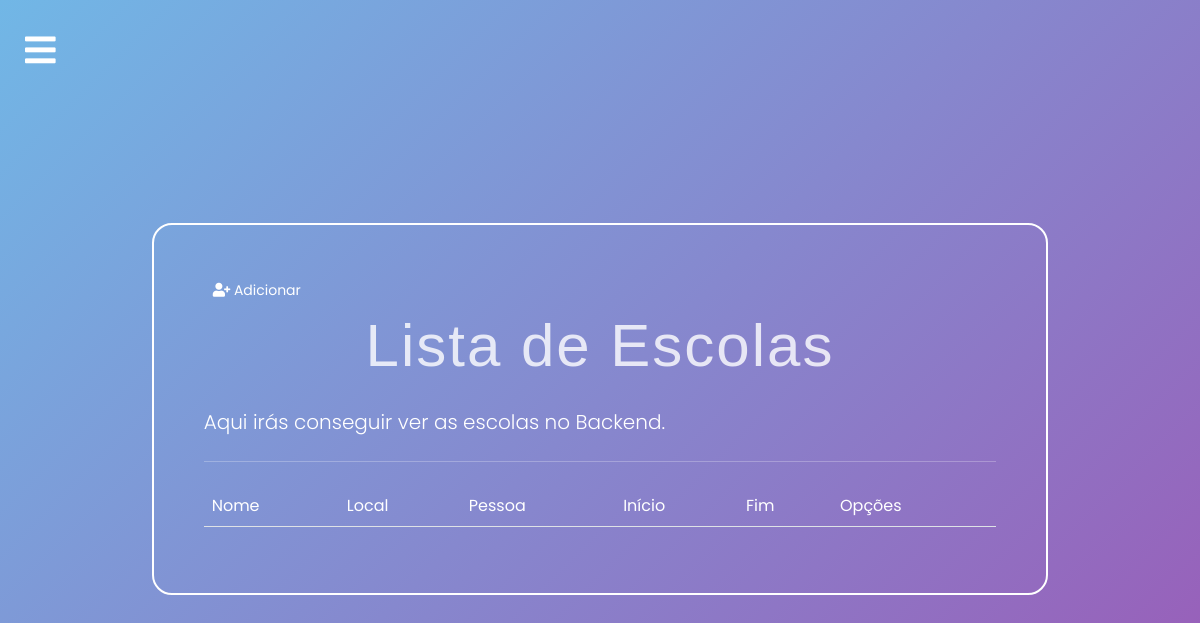
The page /backend/escolas/list/ (signed in) on the database as committed earlier.
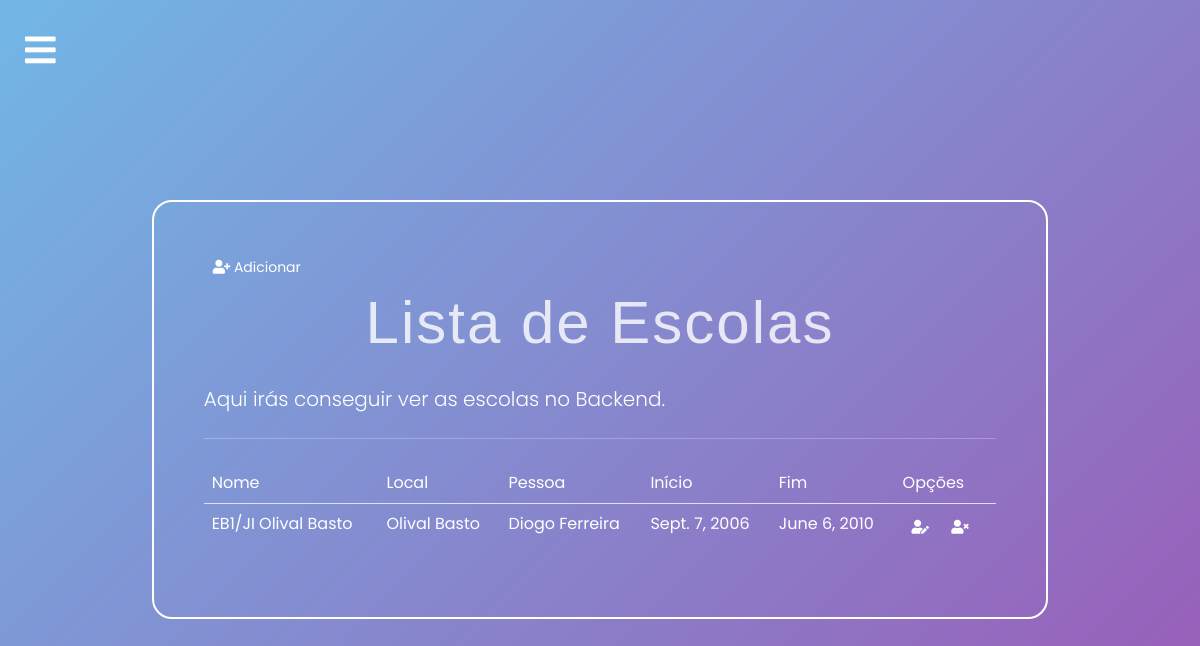
The same page on the database as committed later.
### portofolio/models.py (models this page shows, shortened)
class Escola (models.Model):
    nome = models.CharField(max_length=255)
    local = models.CharField(max_length=255)
    pessoa = models.ForeignKey(Pessoa, on_delete=models.CASCADE)
    inicio = models.DateField()
    fim = models.DateField()
    logo = models.ImageField(upload_to='logos/escola/', null=True, blank=True)

class Pessoa (models.Model):
    nome = models.CharField(max_length=50)
    sobrenome = models.CharField(max_length=50)
    idade = models.IntegerField()
    linkedin = models.URLField(max_length=200, null=True, blank=True)
    github = models.URLField(max_length=200, null=True, blank=True)
    instagram = models.URLField(max_length=200, null=True, blank=True)
    resumo_sobre = models.TextField()
    resumo_estudos = models.TextField()
    resumo_competencias = models.TextField()
    def __str__(self):
        return self.nome + ' ' + self.sobrenome

### portofolio/views.py (the view)
# urls.py: path('backend/escolas/list/', views.escolas_list, name='escolas_list'), # get req. to retrieve and display all records
@login_required
def escolas_list(request):
        context = {'escolas_list': Escola.objects.all()}
        return render(request, 'portofolio/educacao/escolas/escola_list.html', context)

### portofolio/templates/portofolio/educacao/escolas/escola_list.html (shortened to what this page needs)
{%extends 'portofolio/base.html' %}
{%load crispy_forms_tags%}
{%block content%}
<div class="container">
    <div class="col-md-10 offset-md-1 mt-5">
        <div class="limiter-form jumbotron">
            <a href="{%url 'portofolio:escolas_insert'%}" class="btn btn-primary btn-sm">
                <i class="fas fa-user-plus"></i>
                Adicionar
            </a>
            <h1 class="display-4">Lista de Escolas</h1>
            <p class="lead">Aqui irás conseguir ver as escolas no Backend.</p>
            <hr class="my-4">
            <table class="table table-borderless">
                <thead class="border-bottom font-weight-bold">
                    <tr>
                        <td>Nome</td>
                        <td>Local</td>
                        <td>Pessoa</td>
                        <td>Início</td>
                        <td>Fim</td>
                        <td>Opções</td>
                    </tr>
                    <tbody>
                        {%for escola in escolas_list%}
                        <tr>
                            <td>{{escola.nome}}</td>
                            <td>{{escola.local}}</td>
                            <td>{{ escola.pessoa }}</td>
                            <td>{{ escola.inicio }}</td>
                            <td>{{ escola.fim }}</td>
                            <td>
                                <a href="{%url 'portofolio:escola_update' escola.id%}" class="btn btn-warning btn-sm">
                                    <i class="fas fa-user-edit"></i>
                                </a>
                                <form action="{%url 'portofolio:escola_delete' escola.id%}" method="post" class="d-inline">
                                    <button type="submit" class="btn btn-danger btn-sm">
                                        <i class="fas fa-user-times"></i>
                                    </button>
                                </form>
                            </td>
                        </tr>
                        {% endfor %}
                    </tbody>
                </thead>
            </table>
        </div>
    </div>
</div>
{%endblock%}

Rows that differ between the two databases and show on the page:
added Escola: nome "EB1/JI Olival Basto", local "Olival Basto", pessoa "Diogo Ferreira", inicio "Sept. 7, 2006", fim "June 6, 2010"
